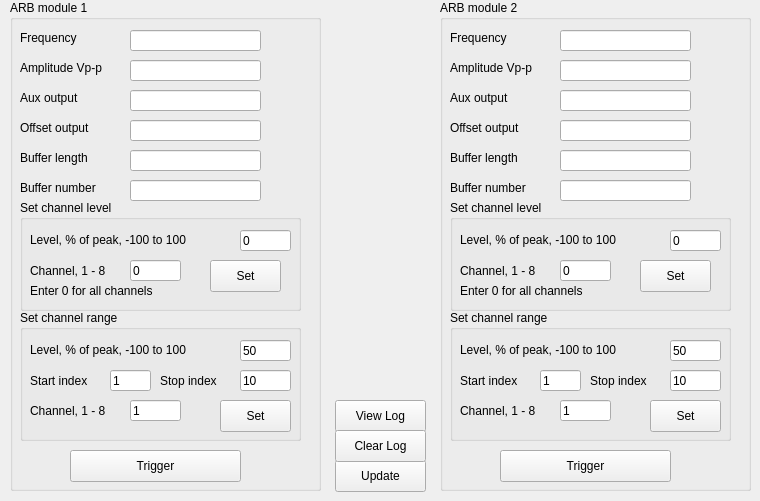
      <widget class="QWidget" name="ARBmode">
       <attribute name="title">
        <string>ARB mode</string>
       </attribute>
       <widget class="QGroupBox" name="gbARBmodule1">
        <property name="geometry">
         <rect>
          <x>10</x>
          <y>0</y>
          <width>311</width>
          <height>491</height>
         </rect>
        </property>
        <property name="title">
         <string>ARB module 1</string>
        </property>
        <widget class="QLineEdit" name="leSWFREQ_1">
         <property name="geometry">
          <rect>
           <x>120</x>
           <y>30</y>
           <width>131</width>
           <height>21</height>
          </rect>
         </property>
        </widget>
        <widget class="QLabel" name="label_89">
         <property name="geometry">
          <rect>
           <x>10</x>
           <y>30</y>
           <width>81</width>
           <height>16</height>
          </rect>
         </property>
         <property name="text">
          <string>Frequency</string>
         </property>
        </widget>
        <widget class="QLineEdit" name="leSWFVRNG_1">
         <property name="geometry">
          <rect>
           <x>120</x>
           <y>60</y>
           <width>131</width>
           <height>21</height>
          </rect>
         </property>
        </widget>
        <widget class="QLabel" name="label_90">
         <property name="geometry">
          <rect>
           <x>10</x>
           <y>60</y>
           <width>111</width>
           <height>16</height>
          </rect>
         </property>
         <property name="text">
          <string>Amplitude Vp-p</string>
         </property>
        </widget>
        <widget class="QLineEdit" name="leSWFVAUX_1">
         <property name="geometry">
          <rect>
           <x>120</x>
           <y>90</y>
           <width>131</width>
           <height>21</height>
          </rect>
         </property>
        </widget>
        <widget class="QLabel" name="label_91">
         <property name="geometry">
          <rect>
           <x>10</x>
           <y>150</y>
           <width>111</width>
           <height>16</height>
          </rect>
         </property>
         <property name="text">
          <string>Buffer length</string>
         </property>
        </widget>
        <widget class="QLabel" name="label_92">
         <property name="geometry">
          <rect>
           <x>10</x>
           <y>180</y>
           <width>111</width>
           <height>16</height>
          </rect>
         </property>
         <property name="text">
          <string>Buffer number</string>
         </property>
        </widget>
        <widget class="QLineEdit" name="leSWFVOFF_1">
         <property name="geometry">
          <rect>
           <x>120</x>
           <y>120</y>
           <width>131</width>
           <height>21</height>
          </rect>
         </property>
        </widget>
        <widget class="QLineEdit" name="leSARBBUF_1">
         <property name="geometry">
          <rect>
           <x>120</x>
           <y>150</y>
           <width>131</width>
           <height>21</height>
          </rect>
         </property>
        </widget>
        <widget class="QLineEdit" name="leSARBNUM_1">
         <property name="geometry">
          <rect>
           <x>120</x>
           <y>180</y>
           <width>131</width>
           <height>21</height>
          </rect>
         </property>
        </widget>
        <widget class="QLabel" name="label_93">
         <property name="geometry">
          <rect>
           <x>10</x>
           <y>90</y>
           <width>111</width>
           <height>16</height>
          </rect>
         </property>
         <property name="text">
          <string>Aux output</string>
         </property>
        </widget>
        <widget class="QLabel" name="label_94">
         <property name="geometry">
          <rect>
           <x>10</x>
           <y>120</y>
           <width>111</width>
           <height>16</height>
          </rect>
         </property>
         <property name="text">
          <string>Offset output</string>
         </property>
        </widget>
        <widget class="QGroupBox" name="groupBox_2">
         <property name="geometry">
          <rect>
           <x>10</x>
           <y>200</y>
           <width>281</width>
           <height>111</height>
          </rect>
         </property>
         <property name="title">
          <string>Set channel level</string>
         </property>
         <widget class="QLineEdit" name="leLevel">
          <property name="geometry">
           <rect>
            <x>220</x>
            <y>30</y>
            <width>51</width>
            <height>21</height>
           </rect>
          </property>
          <property name="text">
           <string>0</string>
          </property>
         </widget>
         <widget class="QLabel" name="label_95">
          <property name="geometry">
           <rect>
            <x>10</x>
            <y>60</y>
            <width>101</width>
            <height>21</height>
           </rect>
          </property>
          <property name="text">
           <string>Channel, 1 - 8</string>
          </property>
          <property name="wordWrap">
           <bool>false</bool>
          </property>
         </widget>
         <widget class="QLineEdit" name="leChan">
          <property name="geometry">
           <rect>
            <x>110</x>
            <y>60</y>
            <width>51</width>
            <height>21</height>
           </rect>
          </property>
          <property name="text">
           <string>0</string>
          </property>
         </widget>
         <widget class="QLabel" name="label_96">
          <property name="geometry">
           <rect>
            <x>10</x>
            <y>30</y>
            <width>201</width>
            <height>20</height>
           </rect>
          </property>
          <property name="text">
           <string>Level, % of peak, -100 to 100</string>
          </property>
         </widget>
         <widget class="QPushButton" name="pbSetChannel">
          <property name="geometry">
           <rect>
            <x>190</x>
            <y>60</y>
            <width>71</width>
            <height>32</height>
           </rect>
          </property>
          <property name="text">
           <string>Set</string>
          </property>
         </widget>
         <widget class="QLabel" name="label_97">
          <property name="geometry">
           <rect>
            <x>10</x>
            <y>80</y>
            <width>171</width>
            <height>21</height>
           </rect>
          </property>
          <property name="text">
           <string>Enter 0 for all channels</string>
          </property>
          <property name="wordWrap">
           <bool>false</bool>
          </property>
         </widget>
        </widget>
        <widget class="QGroupBox" name="groupBox_3">
         <property name="geometry">
          <rect>
           <x>10</x>
           <y>310</y>
           <width>281</width>
           <height>131</height>
          </rect>
         </property>
         <property name="title">
          <string>Set channel range</string>
         </property>
         <widget class="QLabel" name="label_98">
          <property name="geometry">
           <rect>
            <x>10</x>
            <y>30</y>
            <width>201</width>
            <height>20</height>
           </rect>
          </property>
          <property name="text">
           <string>Level, % of peak, -100 to 100</string>
          </property>
         </widget>
         <widget class="QLineEdit" name="leRangeLevel">
          <property name="geometry">
           <rect>
            <x>220</x>
            <y>30</y>
            <width>51</width>
            <height>21</height>
           </rect>
          </property>
          <property name="text">
           <string>50</string>
          </property>
         </widget>
         <widget class="QLabel" name="label_99">
          <property name="geometry">
           <rect>
            <x>10</x>
            <y>60</y>
            <width>81</width>
            <height>21</height>
           </rect>
          </property>
          <property name="text">
           <string>Start index</string>
          </property>
          <property name="wordWrap">
           <bool>false</bool>
          </property>
         </widget>
         <widget class="QLabel" name="label_100">
          <property name="geometry">
           <rect>
            <x>140</x>
            <y>60</y>
            <width>71</width>
            <height>21</height>
           </rect>
          </property>
          <property name="text">
           <string>Stop index</string>
          </property>
          <property name="wordWrap">
           <bool>false</bool>
          </property>
         </widget>
         <widget class="QLineEdit" name="leRangeStart">
          <property name="geometry">
           <rect>
            <x>90</x>
            <y>60</y>
            <width>41</width>
            <height>21</height>
           </rect>
          </property>
          <property name="text">
           <string>1</string>
          </property>
         </widget>
         <widget class="QLineEdit" name="leRangeStop">
          <property name="geometry">
           <rect>
            <x>220</x>
            <y>60</y>
            <width>51</width>
            <height>21</height>
           </rect>
          </property>
          <property name="text">
           <string>10</string>
          </property>
         </widget>
         <widget class="QLineEdit" name="leRangeChan">
          <property name="geometry">
           <rect>
            <x>110</x>
            <y>90</y>
            <width>51</width>
            <height>21</height>
           </rect>
          </property>
          <property name="text">
           <string>1</string>
          </property>
         </widget>
         <widget class="QLabel" name="label_101">
          <property name="geometry">
           <rect>
            <x>10</x>
            <y>90</y>
            <width>101</width>
            <height>21</height>
           </rect>
          </property>
          <property name="text">
           <string>Channel, 1 - 8</string>
          </property>
          <property name="wordWrap">
           <bool>false</bool>
          </property>
         </widget>
         <widget class="QPushButton" name="pbSetRangeChannel">
          <property name="geometry">
           <rect>
            <x>200</x>
            <y>90</y>
            <width>71</width>
            <height>32</height>
           </rect>
          </property>
          <property name="text">
           <string>Set</string>
          </property>
         </widget>
        </widget>
        <widget class="QPushButton" name="pbARBtrigger">
         <property name="geometry">
          <rect>
           <x>60</x>
           <y>450</y>
           <width>171</width>
           <height>32</height>
          </rect>
         </property>
         <property name="text">
          <string>Trigger</string>
         </property>
        </widget>
       </widget>
       <widget class="QPushButton" name="pbARBupdate">
        <property name="geometry">
         <rect>
          <x>335</x>
          <y>460</y>
          <width>91</width>
          <height>32</height>
         </rect>
        </property>
        <property name="text">
         <string>Update</string>
        </property>
       </widget>
       <widget class="QPushButton" name="pbARBviewLog">
        <property name="geometry">
         <rect>
          <x>335</x>
          <y>400</y>
          <width>91</width>
          <height>32</height>
         </rect>
        </property>
        <property name="text">
         <string>View Log</string>
        </property>
       </widget>
       <widget class="QPushButton" name="pbARBclearLog">
        <property name="geometry">
         <rect>
          <x>335</x>
          <y>430</y>
          <width>91</width>
          <height>32</height>
         </rect>
        </property>
        <property name="text">
         <string>Clear Log</string>
        </property>
       </widget>
       <widget class="QGroupBox" name="gbARBmodule2">
        <property name="geometry">
         <rect>
          <x>440</x>
          <y>0</y>
          <width>311</width>
          <height>491</height>
         </rect>
        </property>
        <property name="title">
         <string>ARB module 2</string>
        </property>
        <widget class="QLineEdit" name="leSWFREQ_2">
         <property name="geometry">
          <rect>
           <x>120</x>
           <y>30</y>
           <width>131</width>
           <height>21</height>
          </rect>
         </property>
        </widget>
        <widget class="QLabel" name="label_102">
         <property name="geometry">
          <rect>
           <x>10</x>
           <y>30</y>
           <width>81</width>
           <height>16</height>
          </rect>
         </property>
         <property name="text">
          <string>Frequency</string>
         </property>
        </widget>
        <widget class="QLineEdit" name="leSWFVRNG_2">
         <property name="geometry">
          <rect>
           <x>120</x>
           <y>60</y>
           <width>131</width>
           <height>21</height>
          </rect>
         </property>
        </widget>
        <widget class="QLabel" name="label_103">
         <property name="geometry">
          <rect>
           <x>10</x>
           <y>60</y>
           <width>111</width>
           <height>16</height>
          </rect>
         </property>
         <property name="text">
          <string>Amplitude Vp-p</string>
         </property>
        </widget>
        <widget class="QLineEdit" name="leSWFVAUX_2">
         <property name="geometry">
          <rect>
           <x>120</x>
           <y>90</y>
           <width>131</width>
           <height>21</height>
          </rect>
         </property>
        </widget>
        <widget class="QLabel" name="label_104">
         <property name="geometry">
          <rect>
           <x>10</x>
           <y>150</y>
           <width>111</width>
           <height>16</height>
          </rect>
         </property>
         <property name="text">
          <string>Buffer length</string>
         </property>
        </widget>
        <widget class="QLabel" name="label_105">
         <property name="geometry">
          <rect>
           <x>10</x>
           <y>180</y>
           <width>111</width>
           <height>16</height>
          </rect>
         </property>
         <property name="text">
          <string>Buffer number</string>
         </property>
        </widget>
        <widget class="QLineEdit" name="leSWFVOFF_2">
         <property name="geometry">
          <rect>
           <x>120</x>
           <y>120</y>
           <width>131</width>
           <height>21</height>
          </rect>
         </property>
        </widget>
        <widget class="QLineEdit" name="leSARBBUF_2">
         <property name="geometry">
          <rect>
           <x>120</x>
           <y>150</y>
           <width>131</width>
           <height>21</height>
          </rect>
         </property>
        </widget>
        <widget class="QLineEdit" name="leSARBNUM_2">
         <property name="geometry">
          <rect>
           <x>120</x>
           <y>180</y>
           <width>131</width>
           <height>21</height>
          </rect>
         </property>
        </widget>
        <widget class="QLabel" name="label_106">
         <property name="geometry">
          <rect>
           <x>10</x>
           <y>90</y>
           <width>111</width>
           <height>16</height>
          </rect>
         </property>
         <property name="text">
          <string>Aux output</string>
         </property>
        </widget>
        <widget class="QLabel" name="label_107">
         <property name="geometry">
          <rect>
           <x>10</x>
           <y>120</y>
           <width>111</width>
           <height>16</height>
          </rect>
         </property>
         <property name="text">
          <string>Offset output</string>
         </property>
        </widget>
        <widget class="QGroupBox" name="groupBox_5">
         <property name="geometry">
          <rect>
           <x>10</x>
           <y>200</y>
           <width>281</width>
           <height>111</height>
          </rect>
         </property>
         <property name="title">
          <string>Set channel level</string>
         </property>
         <widget class="QLineEdit" name="leLevel_2">
          <property name="geometry">
           <rect>
            <x>220</x>
            <y>30</y>
            <width>51</width>
            <height>21</height>
           </rect>
          </property>
          <property name="text">
           <string>0</string>
          </property>
         </widget>
         <widget class="QLabel" name="label_108">
          <property name="geometry">
           <rect>
            <x>10</x>
            <y>60</y>
            <width>101</width>
            <height>21</height>
           </rect>
          </property>
          <property name="text">
           <string>Channel, 1 - 8</string>
          </property>
          <property name="wordWrap">
           <bool>false</bool>
          </property>
         </widget>
         <widget class="QLineEdit" name="leChan_2">
          <property name="geometry">
           <rect>
            <x>110</x>
            <y>60</y>
            <width>51</width>
            <height>21</height>
           </rect>
          </property>
          <property name="text">
           <string>0</string>
          </property>
         </widget>
         <widget class="QLabel" name="label_109">
          <property name="geometry">
           <rect>
            <x>10</x>
            <y>30</y>
            <width>201</width>
            <height>20</height>
           </rect>
          </property>
          <property name="text">
           <string>Level, % of peak, -100 to 100</string>
          </property>
         </widget>
         <widget class="QPushButton" name="pbSetChannel_2">
          <property name="geometry">
           <rect>
            <x>190</x>
            <y>60</y>
            <width>71</width>
            <height>32</height>
           </rect>
          </property>
          <property name="text">
           <string>Set</string>
          </property>
         </widget>
         <widget class="QLabel" name="label_110">
          <property name="geometry">
           <rect>
            <x>10</x>
            <y>80</y>
            <width>161</width>
            <height>21</height>
           </rect>
          </property>
          <property name="text">
           <string>Enter 0 for all channels</string>
          </property>
          <property name="wordWrap">
           <bool>false</bool>
          </property>
         </widget>
        </widget>
        <widget class="QGroupBox" name="groupBox_6">
         <property name="geometry">
          <rect>
           <x>10</x>
           <y>310</y>
           <width>281</width>
           <height>131</height>
          </rect>
         </property>
         <property name="title">
          <string>Set channel range</string>
         </property>
         <widget class="QLabel" name="label_111">
          <property name="geometry">
           <rect>
            <x>10</x>
            <y>30</y>
            <width>201</width>
            <height>20</height>
           </rect>
          </property>
          <property name="text">
           <string>Level, % of peak, -100 to 100</string>
          </property>
         </widget>
         <widget class="QLineEdit" name="leRangeLevel_2">
          <property name="geometry">
           <rect>
            <x>220</x>
            <y>30</y>
            <width>51</width>
            <height>21</height>
           </rect>
          </property>
          <property name="text">
           <string>50</string>
          </property>
         </widget>
         <widget class="QLabel" name="label_112">
          <property name="geometry">
           <rect>
            <x>10</x>
            <y>60</y>
            <width>81</width>
            <height>21</height>
           </rect>
          </property>
          <property name="text">
           <string>Start index</string>
          </property>
          <property name="wordWrap">
           <bool>false</bool>
          </property>
         </widget>
         <widget class="QLabel" name="label_113">
          <property name="geometry">
           <rect>
            <x>140</x>
            <y>60</y>
            <width>81</width>
            <height>21</height>
           </rect>
          </property>
          <property name="text">
           <string>Stop index</string>
          </property>
          <property name="wordWrap">
           <bool>false</bool>
          </property>
         </widget>
         <widget class="QLineEdit" name="leRangeStart_2">
          <property name="geometry">
           <rect>
            <x>90</x>
            <y>60</y>
            <width>41</width>
            <height>21</height>
           </rect>
          </property>
          <property name="text">
           <string>1</string>
          </property>
         </widget>
         <widget class="QLineEdit" name="leRangeStop_2">
          <property name="geometry">
           <rect>
            <x>220</x>
            <y>60</y>
            <width>51</width>
            <height>21</height>
           </rect>
          </property>
          <property name="text">
           <string>10</string>
          </property>
         </widget>
         <widget class="QLineEdit" name="leRangeChan_2">
          <property name="geometry">
           <rect>
            <x>110</x>
            <y>90</y>
            <width>51</width>
            <height>21</height>
           </rect>
          </property>
          <property name="text">
           <string>1</string>
          </property>
         </widget>
         <widget class="QLabel" name="label_114">
          <property name="geometry">
           <rect>
            <x>10</x>
            <y>90</y>
            <width>101</width>
            <height>21</height>
           </rect>
          </property>
          <property name="text">
           <string>Channel, 1 - 8</string>
          </property>
          <property name="wordWrap">
           <bool>false</bool>
          </property>
         </widget>
         <widget class="QPushButton" name="pbSetRangeChannel_2">
          <property name="geometry">
           <rect>
            <x>200</x>
            <y>90</y>
            <width>71</width>
            <height>32</height>
           </rect>
          </property>
          <property name="text">
           <string>Set</string>
          </property>
         </widget>
        </widget>
        <widget class="QPushButton" name="pbARBtrigger_2">
         <property name="geometry">
          <rect>
           <x>60</x>
           <y>450</y>
           <width>171</width>
           <height>32</height>
          </rect>
         </property>
         <property name="text">
          <string>Trigger</string>
         </property>
        </widget>
       </widget>
      </widget>
